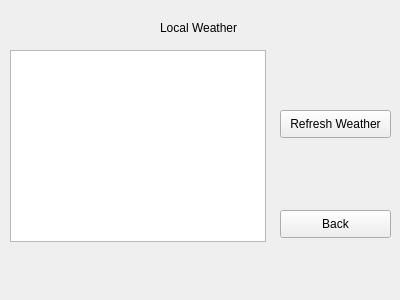
<?xml version="1.0" encoding="UTF-8"?>
<ui version="4.0">
 <class>WeatherWidget</class>
 <widget class="QWidget" name="WeatherWidget">
  <property name="geometry">
   <rect>
    <x>0</x>
    <y>0</y>
    <width>400</width>
    <height>300</height>
   </rect>
  </property>
  <property name="windowTitle">
   <string>Form</string>
  </property>
  <widget class="QPushButton" name="backButton">
   <property name="geometry">
    <rect>
     <x>280</x>
     <y>210</y>
     <width>111</width>
     <height>28</height>
    </rect>
   </property>
   <property name="text">
    <string>Back</string>
   </property>
  </widget>
  <widget class="QPushButton" name="pushButton">
   <property name="geometry">
    <rect>
     <x>280</x>
     <y>110</y>
     <width>111</width>
     <height>28</height>
    </rect>
   </property>
   <property name="text">
    <string>Refresh Weather</string>
   </property>
  </widget>
  <widget class="QTextBrowser" name="weatherDisplay">
   <property name="geometry">
    <rect>
     <x>10</x>
     <y>50</y>
     <width>256</width>
     <height>192</height>
    </rect>
   </property>
  </widget>
  <widget class="QLabel" name="apiResponseDisplay">
   <property name="geometry">
    <rect>
     <x>160</x>
     <y>20</y>
     <width>81</width>
     <height>16</height>
    </rect>
   </property>
   <property name="text">
    <string>Local Weather</string>
   </property>
  </widget>
 </widget>
 <resources/>
 <connections/>
</ui>
